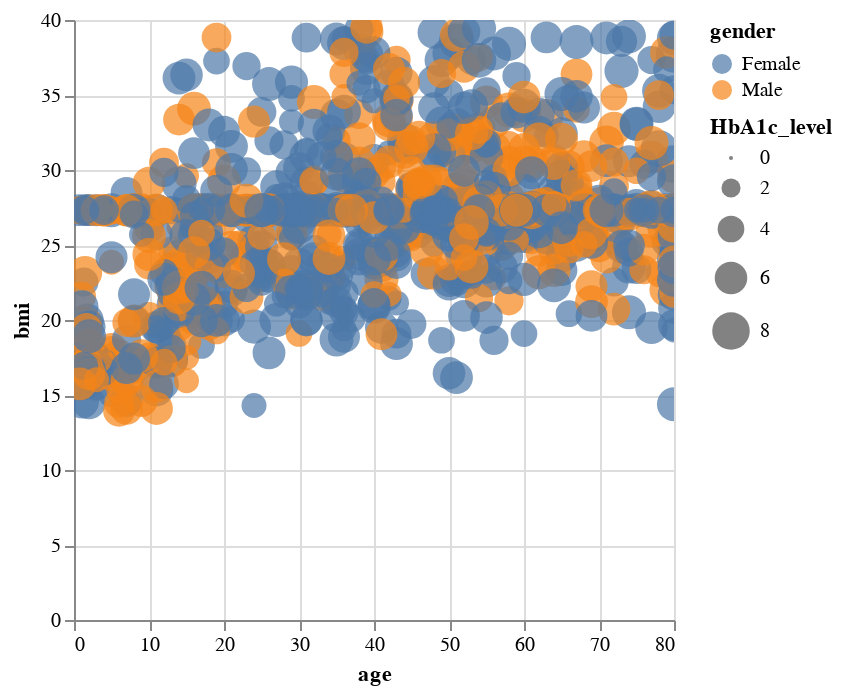

Source (notebook cell):
### Code cell
#This Altair code creates a scatter plot using a circle mark, visualizing age on the x-axis,
#BMI on the y-axis, with tooltips for gender, age, BMI, and HbA1c_level.
#The size of the circles corresponds to HbA1c_level, and circles are colored by gender.
#The resulting interactive chart is displayed using Altair.

# Altair Chart
chart = alt.Chart(df_sample).mark_circle().encode(
    x='age:Q',
    y='bmi:Q',
    tooltip=['gender', 'age', 'bmi', 'HbA1c_level'],
    size='HbA1c_level:Q',
    color='gender:N'
).interactive()

# Show the chart
chart

### Figure 1 — Vega-Lite specification as saved in the notebook (floating-point values rounded to 4 significant figures; data arrays with more than 128 entries replaced by an {"elided": "..."} marker saying what was removed)
{"config": {"view": {"continuousWidth": 300, "continuousHeight": 300}}, "data": {"name": "data-b04b61078c00771466eda772e2ceae7e"}, "mark": {"type": "circle"}, "encoding": {"color": {"field": "gender", "type": "nominal"}, "size": {"field": "HbA1c_level", "type": "quantitative"}, "tooltip": [{"field": "gender", "type": "nominal"}, {"field": "age", "type": "quantitative"}, {"field": "bmi", "type": "quantitative"}, {"field": "HbA1c_level", "type": "quantitative"}], "x": {"field": "age", "type": "quantitative"}, "y": {"field": "bmi", "type": "quantitative"}}, "params": [{"name": "param_5", "select": {"type": "interval", "encodings": ["x", "y"]}, "bind": "scales"}], "$schema": "https://vega.github.io/schema/vega-lite/v5.16.3.json", "datasets": {"data-b04b61078c00771466eda772e2ceae7e": {"elided": "1000 records"}}}
